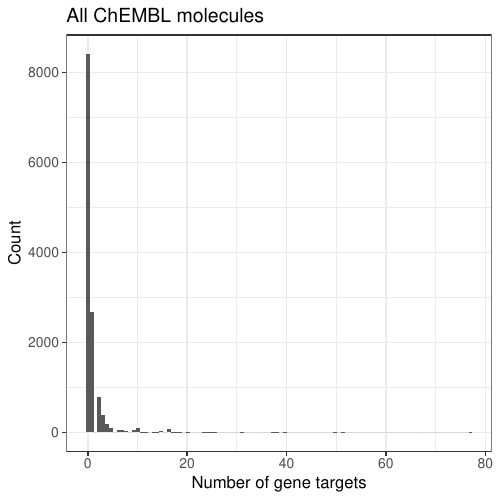

Reproduce this figure in R.
#!/usr/bin/env Rscript

require(tidyverse)
require(data.table)

df_raw <- data.frame(data.table::fread(
    "../molecule_moa.tsv.gz",
    sep = "\t"
))
df_raw$target_hits <- grepl("ENSG", df_raw$targets)

df_number_targets <- df_raw %>%
    dplyr::select(
        id,
        targets,
        target_hits
    ) %>%
    unique() %>%
    dplyr::group_by(
        id
    ) %>%
    dplyr::summarize(
        n_targets = sum(target_hits)
    )

# Plot
plt <- ggplot2::ggplot(
    df_number_targets,
    ggplot2::aes(x = n_targets)
)
plt <- plt + ggplot2::theme_bw(base_size = 12)
plt <- plt + ggplot2::geom_histogram(bins = 100)
plt <- plt + ggplot2::scale_fill_brewer(palette = "Dark2")
plt <- plt + ggplot2::labs(
    x = "Number of gene targets",
    y = "Count",
    title = "All ChEMBL molecules"
)
plt1 <- plt

# Plot2
plt <- ggplot2::ggplot(
    subset(df_number_targets, n_targets > 0),
    ggplot2::aes(x = n_targets)
)
plt <- plt + ggplot2::theme_bw(base_size = 12)
plt <- plt + ggplot2::geom_histogram(bins = 100)
plt <- plt + ggplot2::scale_fill_brewer(palette = "Dark2")
plt <- plt + ggplot2::labs(
    x = "Number of gene targets",
    y = "Count",
    title = "ChEMBL molecules with >= 1 gene target"
)
plt2 <- plt


pdf(file = paste0("distribution-n_targets", ".pdf"),
    height = 5,
    width = 5
)
    print(plt1)
    print(plt2)
dev.off()
